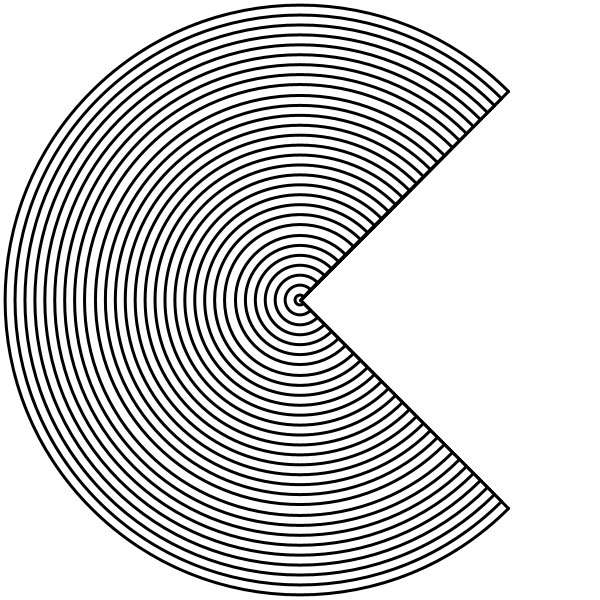
Frame 1 (no input)
Frame 60 (the mouse pressed at the canvas centre just before this capture): identical to frame 1, image omitted
Frame 120 (the mouse held since frame 60 and released just before this capture): identical to frame 1, image omitted

The Processing sketch that drew this single still picture (run headless with seeded random() and noise(); from frame 60 on, the mouse is pressed at the canvas centre):

// Processing sketch: concentric_arcs
// ── concentric_arcs.pde
void setup(){
  size(600,600);
  strokeWeight(3);
  rectMode(CENTER);
}

void draw(){
  background(255);
  for(int r=width-10; r>0; r-=20){
    arc(width/2, height/2, r, r, PI/4, TWO_PI - PI/4); 
    line(width/2, height/2, width/2 + r/2*cos(PI/4), height/2 + r/2*sin(TWO_PI - PI/4));
    line(width/2, height/2, width/2 + r/2*cos(PI/4), height/2 - r/2*sin(TWO_PI - PI/4));
  }
  
}
